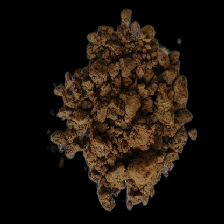
#> input picture preprocessingData/6/69--10-_png.rf.ec2757dd1f19cc88631c9fa616fac2ff.png, 224 x 224 px; its folder holds only this picture in this run
$ python bgr2HSV.py
#> lines starting #> are read from the running program, lines starting #| are printed output that depends on the picture
import os
import cv2
import matplotlib.pyplot as plt

preprocessingPath="preprocessingData"
secondStepPreprocessing = "secondStep_preprocessingData"
classes = os.listdir(preprocessingPath)

## CHANGING RGB IMAGE TO HSV AND SAVING
for c in classes:
    classPath = os.path.join(preprocessingPath,c)
    for image in os.listdir(classPath):
        imagePath = os.path.join(classPath,image)
        image = cv2.imread(imagePath)
#> image is the input picture: shape (224, 224, 3); mean B, G, R 11.3, 18.9, 26.9
        image[:,:,:2] = image[:,:,:2] * 0
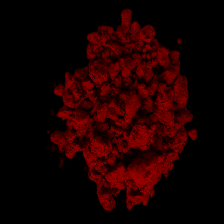
#> image: shape (224, 224, 3); mean B, G, R 0, 0, 26.9
        hsvImage = cv2.cvtColor(image, cv2.COLOR_BGR2HSV)
#> hsvImage: shape (224, 224, 3); mean H, S, V 0, 98.9, 26.9
        secondImagePath = imagePath.replace(preprocessingPath, secondStepPreprocessing)
        cv2.imwrite(secondImagePath,hsvImage)
#> pass 2 of the loop `for c in classes:`:
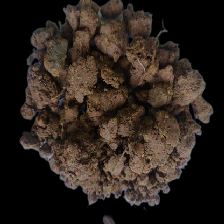
#> input picture preprocessingData/7/7F--86-_png.rf.cfc966c83750bc9bc8f5540f39266625.png, 224 x 224 px
#> image is the input picture: shape (224, 224, 3); mean B, G, R 28.6, 35.1, 44.2
#> `image[:,:,:2] = image[:,:,:2] * 0`:
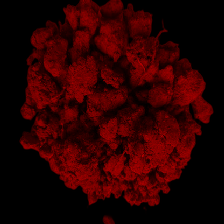
#> image: shape (224, 224, 3); mean B, G, R 0, 0, 44.2
#> hsvImage: shape (224, 224, 3); mean H, S, V 0, 150.8, 44.2
